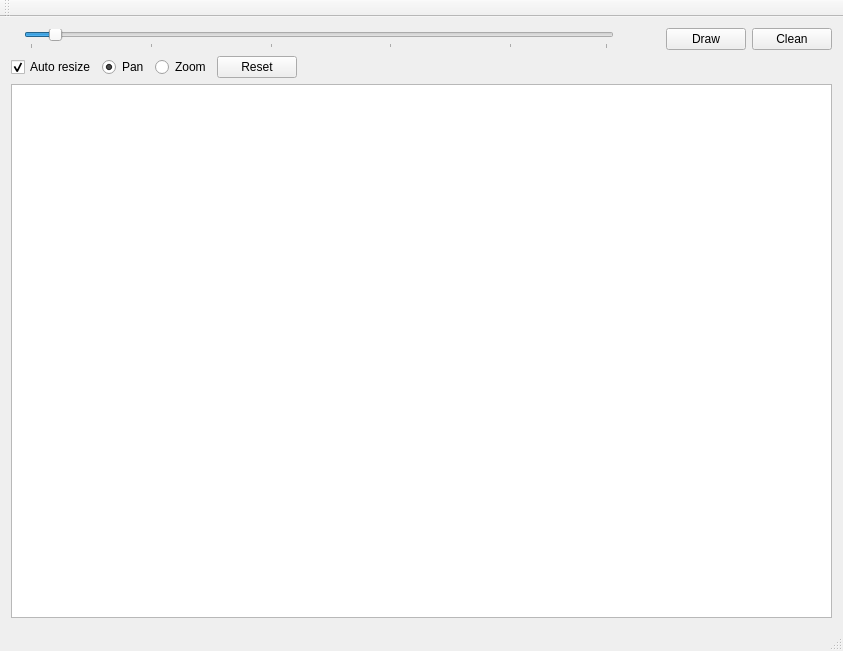
<?xml version="1.0" encoding="UTF-8"?>
<ui version="4.0">
 <class>MainWindow</class>
 <widget class="QMainWindow" name="MainWindow">
  <property name="geometry">
   <rect>
    <x>0</x>
    <y>0</y>
    <width>843</width>
    <height>651</height>
   </rect>
  </property>
  <property name="windowTitle">
   <string>QPlot</string>
  </property>
  <widget class="QWidget" name="centralWidget">
   <layout class="QVBoxLayout" name="verticalLayout">
    <item>
     <layout class="QHBoxLayout" name="horizontalLayout_2" stretch="0,0,0,0,0">
      <item>
       <widget class="QLabel" name="radiusLabel">
        <property name="text">
         <string/>
        </property>
        <property name="textFormat">
         <enum>Qt::PlainText</enum>
        </property>
       </widget>
      </item>
      <item>
       <widget class="QSlider" name="radiusSlider">
        <property name="minimum">
         <number>1</number>
        </property>
        <property name="maximum">
         <number>25</number>
        </property>
        <property name="pageStep">
         <number>5</number>
        </property>
        <property name="value">
         <number>2</number>
        </property>
        <property name="orientation">
         <enum>Qt::Horizontal</enum>
        </property>
        <property name="tickPosition">
         <enum>QSlider::TicksBelow</enum>
        </property>
       </widget>
      </item>
      <item>
       <widget class="QPushButton" name="btnColor">
        <property name="text">
         <string/>
        </property>
        <property name="flat">
         <bool>true</bool>
        </property>
       </widget>
      </item>
      <item>
       <widget class="QPushButton" name="btnDraw">
        <property name="text">
         <string>Draw</string>
        </property>
       </widget>
      </item>
      <item>
       <widget class="QPushButton" name="btnClean">
        <property name="text">
         <string>Clean</string>
        </property>
       </widget>
      </item>
     </layout>
    </item>
    <item>
     <layout class="QHBoxLayout" name="horizontalLayout_3">
      <item>
       <widget class="QCheckBox" name="chkBoxAutoResize">
        <property name="text">
         <string>Auto resize</string>
        </property>
        <property name="checked">
         <bool>true</bool>
        </property>
       </widget>
      </item>
      <item>
       <widget class="QRadioButton" name="radioBtnPan">
        <property name="text">
         <string>Pan</string>
        </property>
        <property name="checked">
         <bool>true</bool>
        </property>
        <attribute name="buttonGroup">
         <string notr="true">btnGroupDragMode</string>
        </attribute>
       </widget>
      </item>
      <item>
       <widget class="QRadioButton" name="radioBtnZoom">
        <property name="text">
         <string>Zoom</string>
        </property>
        <attribute name="buttonGroup">
         <string notr="true">btnGroupDragMode</string>
        </attribute>
       </widget>
      </item>
      <item>
       <widget class="QPushButton" name="btnResetZoom">
        <property name="text">
         <string>Reset</string>
        </property>
       </widget>
      </item>
      <item>
       <spacer name="horizontalSpacer">
        <property name="orientation">
         <enum>Qt::Horizontal</enum>
        </property>
        <property name="sizeHint" stdset="0">
         <size>
          <width>40</width>
          <height>20</height>
         </size>
        </property>
       </spacer>
      </item>
     </layout>
    </item>
    <item>
     <layout class="QHBoxLayout" name="horizontalLayout" stretch="0">
      <item>
       <widget class="PlotView" name="graphicsView"/>
      </item>
     </layout>
    </item>
   </layout>
  </widget>
  <widget class="QMenuBar" name="menuBar">
   <property name="geometry">
    <rect>
     <x>0</x>
     <y>0</y>
     <width>843</width>
     <height>21</height>
    </rect>
   </property>
  </widget>
  <widget class="QToolBar" name="mainToolBar">
   <attribute name="toolBarArea">
    <enum>TopToolBarArea</enum>
   </attribute>
   <attribute name="toolBarBreak">
    <bool>false</bool>
   </attribute>
  </widget>
  <widget class="QStatusBar" name="statusBar"/>
 </widget>
 <layoutdefault spacing="6" margin="11"/>
 <customwidgets>
  <customwidget>
   <class>PlotView</class>
   <extends>QGraphicsView</extends>
   <header>plotview.h</header>
  </customwidget>
 </customwidgets>
 <resources/>
 <connections/>
 <buttongroups>
  <buttongroup name="btnGroupDragMode"/>
 </buttongroups>
</ui>
